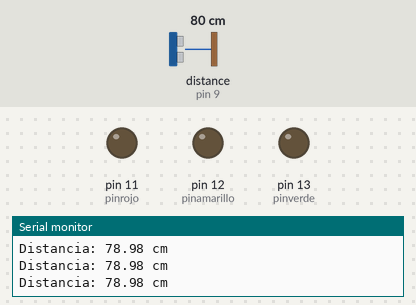
Bench run of a sketch on a simulated Arduino Uno, built with avr-gcc and run on an emulated ATmega328P. Shown: output pins drawn as LEDs (lit = HIGH), the last lines printed to the serial monitor. Wiring (inferred from the names in the program): ultrasonic range finder: trigger pin 10; echo pin 9. Inputs (shaded band) come from the test bench; at power-on: distance to the obstacle (sensor on pin 9) 80 cm. The echo pulse lasts 58.3 µs per cm; pins used as bus, display or sensor lines are not drawn.

Above: at 1.3 s.
1.4 s: distance to the obstacle (sensor on pin 9) set to 96 cm
2.9 s: distance to the obstacle (sensor on pin 9) set to 104 cm
At 3.7 s:
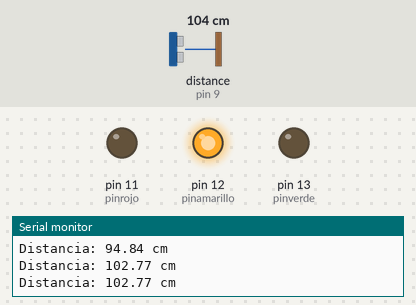
4.5 s: distance to the obstacle (sensor on pin 9) set to 197 cm
6.0 s: distance to the obstacle (sensor on pin 9) set to 207 cm
At 7.2 s:
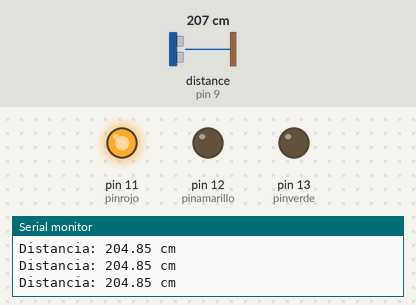
7.6 s: distance to the obstacle (sensor on pin 9) set to 120 cm
At 8.4 s:
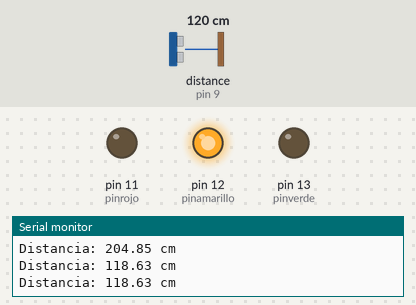
9.1 s: distance to the obstacle (sensor on pin 9) set to 250 cm
At 9.5 s:
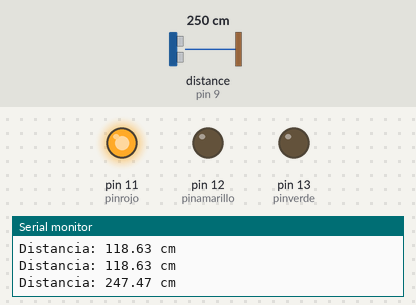
Timing chart, 0 to 11.6 s (numbered marks = the images above; inputs shaded):
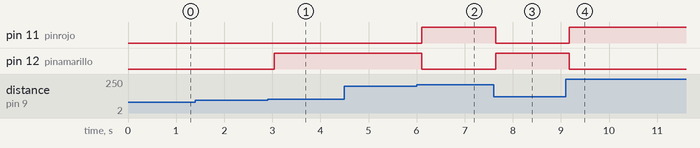

Measured:
- the behaviour switches between 101 and 102 cm on distance to the obstacle (sensor on pin 9) (found by bisection; images 0 and 1)
- the behaviour switches between 202 and 203 cm on distance to the obstacle (sensor on pin 9) (found by bisection; images 1 and 2)
- after the input at 2.9 s, pin 12 (pinamarillo): LOW → HIGH after 0.14 s
- after the input at 6.0 s, pin 11 (pinrojo): LOW → HIGH after 0.11 s; pin 12 (pinamarillo): HIGH → LOW after 0.11 s
- after the input at 7.6 s, pin 11 (pinrojo): HIGH → LOW at once; pin 12 (pinamarillo): LOW → HIGH at once
- after the input at 9.1 s, pin 11 (pinrojo): LOW → HIGH after 0.08 s; pin 12 (pinamarillo): HIGH → LOW after 0.08 s

The sketch:

sketch_feb21a.ino
```cpp
const int TRIGGER_PIN = 10;  // Pin digital conectado al pin Trig del sensor
const int ECHO_PIN = 9;    // Pin digital conectado al pin Echo del sensor
int pinrojo =11, pinverde=13, pinamarillo=12, esperainfra = 500;
void setup() {
  Serial.begin(9600);  // Inicializar la comunicación serial
  pinMode(TRIGGER_PIN, OUTPUT);
  pinMode(ECHO_PIN, INPUT);
  pinMode(pinrojo,OUTPUT);
  pinMode(pinverde,OUTPUT);
  pinMode(pinamarillo,OUTPUT);
}

void loop() {
  // Generar un pulso de 10 microsegundos en el pin Trig para activar la medición
  digitalWrite(TRIGGER_PIN, LOW);
  delayMicroseconds(2);
  digitalWrite(TRIGGER_PIN, HIGH);
  delayMicroseconds(10);
  digitalWrite(TRIGGER_PIN, LOW);

  // Medir el tiempo de ida y vuelta del pulso ultrasónico en el pin Echo
  long duration = pulseIn(ECHO_PIN, HIGH);

  // Calcular la distancia en centímetros
  float distancia = duration * 0.034 / 2;

  // Mostrar la distancia en el monitor serial
  Serial.print("Distancia: ");
  Serial.print(distancia);
  Serial.println(" cm");
  if (distancia>=200){
    digitalWrite(pinrojo,HIGH);
    digitalWrite(pinamarillo,LOW);
    digitalWrite(pinverde,LOW);
  } else  if (distancia>=100 && distancia<200){
    digitalWrite(pinamarillo,HIGH);
    digitalWrite(pinrojo,LOW);
    digitalWrite(pinverde,LOW);
  }  else  if (distancia>=100 && distancia<200){
    digitalWrite(pinverde,HIGH);
    digitalWrite(pinrojo,LOW);
    digitalWrite(pinamarillo,LOW);
  }

  delay(esperainfra); // Esperar un momento antes de la siguiente medición
}
```
